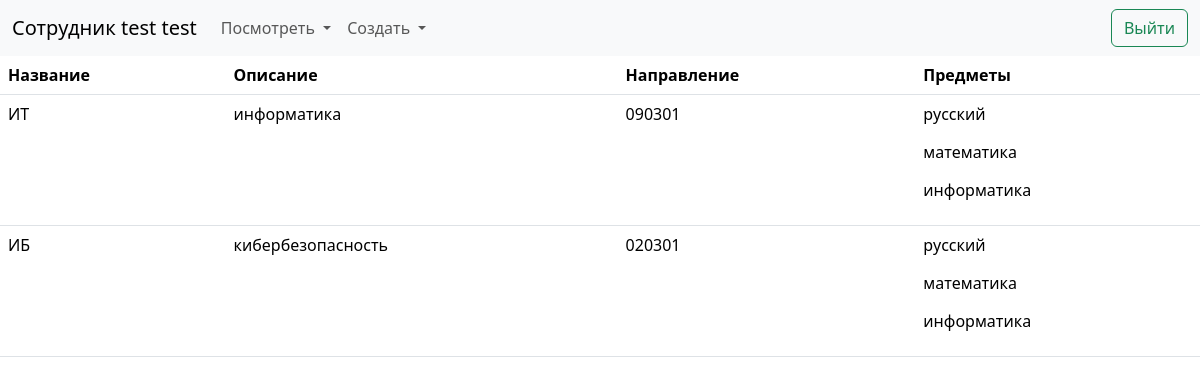
The page /employees/specialities (signed in) on the database its author committed.
### app/models/employee.py (models this page shows)
class Employee(Base):
    __tablename__ = "employees"
    first_name: Mapped[str]
    second_name: Mapped[str]
    phone_number: Mapped[str]
    email: Mapped[str | None] = mapped_column(default=None)
    password: Mapped[str]
    applications: Mapped[list["Application"]] = relationship(back_populates="employee")

### app/models/speciality.py (models this page shows)
class Speciality(Base):
    __tablename__ = "specialties"
    name: Mapped[str]
    description: Mapped[str]
    area: Mapped[str]
    subjects: Mapped[list] = mapped_column(type_=JSON)
    applications: Mapped[list["Application"]] = relationship(
        back_populates="speciality"
    )

### app/api/api_v1/endpoints/employees.py (the view)
@router.get("/specialities")
def employee_specialities_get(
    request: Request,
    employee=Depends(get_current_employee),
    db: Session = Depends(deps.get_db),
):
    if not employee:
        response = RedirectResponse(
            request.url_for("employee_start"), status_code=status.HTTP_303_SEE_OTHER
        )
        return response
    specialities = read_specialities(db=db)
    return templates.TemplateResponse(
        request=request,
        name="specialities.html",
        context={"employee": employee, "specialities": specialities},
    )

### templates/employee/specialities.html
{% extends "base.html" %}
{% block content %}
<table class="table">
    <thead>
        <tr>
            <th scope="col">Название</th>
            <th scope="col">Описание</th>
            <th scope="col">Направление</th>
            <th scope="col">Предметы</th>
        </tr>
    </thead>
    <tbody>
        {% for speciality in specialities %}
        <tr>
            <td>{{speciality.name}}</td>
            <td>{{speciality.description}}</td>
            <td>{{speciality.area}}</td>
            <td>
                {% for subject in speciality.subjects %}
                <p>{{subject}}</p>
                {% endfor %}
            </td>
        </tr>
        {% endfor %}
    </tbody>
</table>
{% endblock %}

### templates/employee/base.html (shortened to what this page needs)
<html lang="en">
<head>
    <link href="https://cdn.jsdelivr.net/npm/bootstrap@5.3.3/dist/css/bootstrap.min.css" rel="stylesheet"
>
</head>
<body>
    <nav class="navbar navbar-expand-lg bg-body-tertiary">
        <div class="container-fluid">
            <a class="navbar-brand" href="{{ url_for('employee_start') }}">Сотрудник {{employee.first_name}} {{employee.second_name}}</a>
            <div class="collapse navbar-collapse" id="navbarSupportedContent">
                <ul class="navbar-nav me-auto mb-2 mb-lg-0">
                    <li class="nav-item dropdown">
                        <a class="nav-link dropdown-toggle" href="#" role="button" data-bs-toggle="dropdown"
                            aria-expanded="false">
                            Посмотреть
                        </a>
                    </li>
                    <li class="nav-item dropdown">
                        <a class="nav-link dropdown-toggle" href="#" role="button" data-bs-toggle="dropdown"
                            aria-expanded="false">
                            Создать
                        </a>
                    </li>
                </ul>
                <a class="btn btn-outline-success" href="{{url_for('employee_logout_get')}}">Выйти</a>
            </div>
        </div>
    </nav>
    <div id="content">{% block content %}{% endblock %}</div>
</body>
</html>

### rows shown on the page
Employee: first_name "test", second_name "test"
Speciality: name "ИТ", description "информатика", area "090301", subjects "русский" "математика" "информатика"
Speciality: name "ИБ", description "кибербезопасность", area "020301", subjects "русский" "математика" "информатика"
